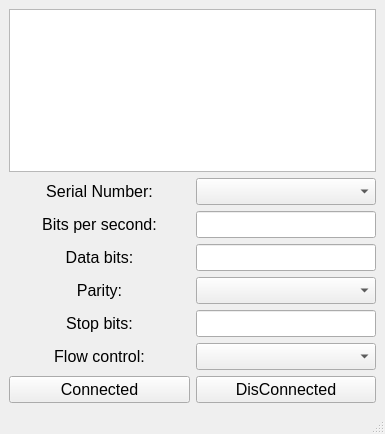
<?xml version="1.0" encoding="UTF-8"?>
<ui version="4.0">
 <class>MainWindow</class>
 <widget class="QMainWindow" name="MainWindow">
  <property name="geometry">
   <rect>
    <x>0</x>
    <y>0</y>
    <width>385</width>
    <height>434</height>
   </rect>
  </property>
  <property name="windowTitle">
   <string>Com Port Config</string>
  </property>
  <widget class="QWidget" name="centralwidget">
   <layout class="QVBoxLayout" name="verticalLayout_3">
    <item>
     <widget class="QTextEdit" name="textEdit">
      <property name="readOnly">
       <bool>true</bool>
      </property>
     </widget>
    </item>
    <item>
     <layout class="QHBoxLayout" name="horizontalLayout" stretch="5,5">
      <item>
       <layout class="QVBoxLayout" name="verticalLayout">
        <item>
         <widget class="QLabel" name="label_6">
          <property name="font">
           <font>
            <pointsize>12</pointsize>
           </font>
          </property>
          <property name="text">
           <string>Serial Number:</string>
          </property>
          <property name="alignment">
           <set>Qt::AlignCenter</set>
          </property>
         </widget>
        </item>
        <item>
         <widget class="QLabel" name="label">
          <property name="font">
           <font>
            <pointsize>12</pointsize>
           </font>
          </property>
          <property name="text">
           <string>Bits per second:</string>
          </property>
          <property name="alignment">
           <set>Qt::AlignCenter</set>
          </property>
         </widget>
        </item>
        <item>
         <widget class="QLabel" name="label_2">
          <property name="font">
           <font>
            <pointsize>12</pointsize>
           </font>
          </property>
          <property name="text">
           <string>Data bits:</string>
          </property>
          <property name="alignment">
           <set>Qt::AlignCenter</set>
          </property>
         </widget>
        </item>
        <item>
         <widget class="QLabel" name="label_3">
          <property name="font">
           <font>
            <pointsize>12</pointsize>
           </font>
          </property>
          <property name="text">
           <string>Parity:</string>
          </property>
          <property name="alignment">
           <set>Qt::AlignCenter</set>
          </property>
         </widget>
        </item>
        <item>
         <widget class="QLabel" name="label_4">
          <property name="font">
           <font>
            <pointsize>12</pointsize>
           </font>
          </property>
          <property name="text">
           <string>Stop bits:</string>
          </property>
          <property name="alignment">
           <set>Qt::AlignCenter</set>
          </property>
         </widget>
        </item>
        <item>
         <widget class="QLabel" name="label_5">
          <property name="font">
           <font>
            <pointsize>12</pointsize>
           </font>
          </property>
          <property name="text">
           <string>Flow control:</string>
          </property>
          <property name="alignment">
           <set>Qt::AlignCenter</set>
          </property>
         </widget>
        </item>
       </layout>
      </item>
      <item>
       <layout class="QVBoxLayout" name="verticalLayout_2">
        <item>
         <widget class="QComboBox" name="comboBox_SerialNumber">
          <property name="font">
           <font>
            <pointsize>12</pointsize>
           </font>
          </property>
         </widget>
        </item>
        <item>
         <widget class="QLineEdit" name="lineEdit_Bits">
          <property name="font">
           <font>
            <pointsize>12</pointsize>
           </font>
          </property>
         </widget>
        </item>
        <item>
         <widget class="QLineEdit" name="lineEdit_DataBits">
          <property name="font">
           <font>
            <pointsize>12</pointsize>
           </font>
          </property>
         </widget>
        </item>
        <item>
         <widget class="QComboBox" name="comboBox_Parity">
          <property name="font">
           <font>
            <pointsize>12</pointsize>
           </font>
          </property>
         </widget>
        </item>
        <item>
         <widget class="QLineEdit" name="lineEdit_StopBits">
          <property name="font">
           <font>
            <pointsize>12</pointsize>
           </font>
          </property>
         </widget>
        </item>
        <item>
         <widget class="QComboBox" name="comboBox_FlowControl">
          <property name="font">
           <font>
            <pointsize>12</pointsize>
           </font>
          </property>
         </widget>
        </item>
       </layout>
      </item>
     </layout>
    </item>
    <item>
     <layout class="QHBoxLayout" name="horizontalLayout_2">
      <item>
       <widget class="QPushButton" name="pushButton_ConnectedPort">
        <property name="font">
         <font>
          <pointsize>12</pointsize>
         </font>
        </property>
        <property name="text">
         <string>Connected</string>
        </property>
       </widget>
      </item>
      <item>
       <widget class="QPushButton" name="pushButton_DisConnectedPort">
        <property name="font">
         <font>
          <pointsize>12</pointsize>
         </font>
        </property>
        <property name="text">
         <string>DisConnected</string>
        </property>
       </widget>
      </item>
     </layout>
    </item>
   </layout>
  </widget>
  <widget class="QMenuBar" name="menubar">
   <property name="geometry">
    <rect>
     <x>0</x>
     <y>0</y>
     <width>385</width>
     <height>21</height>
    </rect>
   </property>
  </widget>
  <widget class="QStatusBar" name="statusbar"/>
 </widget>
 <resources/>
 <connections/>
</ui>
